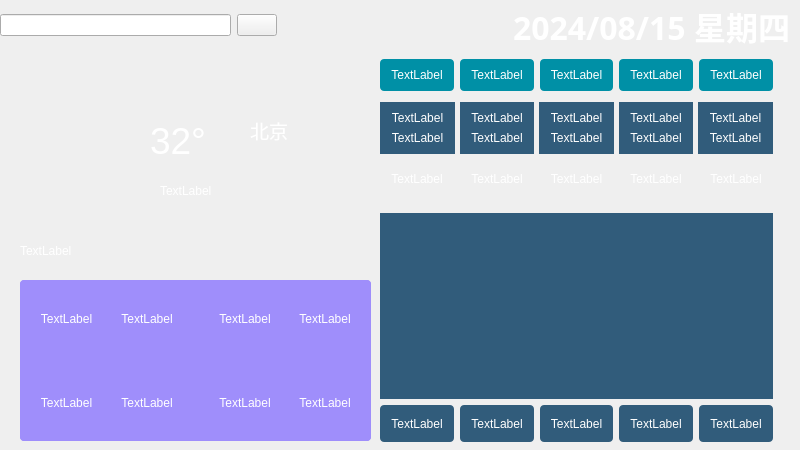
<?xml version="1.0" encoding="UTF-8"?>
<ui version="4.0">
 <class>Widget</class>
 <widget class="QWidget" name="Widget">
  <property name="geometry">
   <rect>
    <x>0</x>
    <y>0</y>
    <width>800</width>
    <height>450</height>
   </rect>
  </property>
  <property name="windowTitle">
   <string>Widget</string>
  </property>
  <property name="styleSheet">
   <string notr="true">#Widget{
border-image:url(:/new/prefix1/res/background.png);
}
QLabel{
	border-radius:4px;
	color:rgb(255,255,255);
}</string>
  </property>
  <widget class="QWidget" name="widget" native="true">
   <property name="geometry">
    <rect>
     <x>0</x>
     <y>0</y>
     <width>791</width>
     <height>51</height>
    </rect>
   </property>
   <property name="styleSheet">
    <string notr="true">border-image:1px solid transparent</string>
   </property>
   <layout class="QHBoxLayout" name="horizontalLayout">
    <item>
     <widget class="QLineEdit" name="cityname">
      <property name="toolTip">
       <string>城市</string>
      </property>
      <property name="styleSheet">
       <string notr="true">border-image:rgb(255, 255, 255)</string>
      </property>
      <property name="text">
       <string/>
      </property>
     </widget>
    </item>
    <item>
     <widget class="QPushButton" name="pushButton">
      <property name="styleSheet">
       <string notr="true">border-image:rgb(255, 255, 255)</string>
      </property>
      <property name="text">
       <string/>
      </property>
      <property name="icon">
       <iconset resource="res.qrc">
        <normaloff>:/new/prefix1/res/search.png</normaloff>:/new/prefix1/res/search.png</iconset>
      </property>
     </widget>
    </item>
    <item>
     <spacer name="horizontalSpacer">
      <property name="orientation">
       <enum>Qt::Horizontal</enum>
      </property>
      <property name="sizeHint" stdset="0">
       <size>
        <width>40</width>
        <height>20</height>
       </size>
      </property>
     </spacer>
    </item>
    <item>
     <widget class="QLabel" name="date">
      <property name="font">
       <font>
        <family>微软雅黑</family>
        <pointsize>24</pointsize>
        <italic>false</italic>
        <bold>true</bold>
       </font>
      </property>
      <property name="styleSheet">
       <string notr="true">border-image:1px solid transparent</string>
      </property>
      <property name="text">
       <string>2024/08/15 星期四</string>
      </property>
     </widget>
    </item>
   </layout>
  </widget>
  <widget class="QWidget" name="widget_2" native="true">
   <property name="geometry">
    <rect>
     <x>20</x>
     <y>280</y>
     <width>351</width>
     <height>161</height>
    </rect>
   </property>
   <property name="styleSheet">
    <string notr="true">background-color:rgb(159,142,251);
border-radius:4px;
</string>
   </property>
   <layout class="QGridLayout" name="gridLayout">
    <item row="0" column="1">
     <widget class="QWidget" name="widget_14" native="true">
      <layout class="QHBoxLayout" name="horizontalLayout_7">
       <item>
        <widget class="QLabel" name="pmc">
         <property name="text">
          <string>TextLabel</string>
         </property>
         <property name="alignment">
          <set>Qt::AlignCenter</set>
         </property>
        </widget>
       </item>
       <item>
        <widget class="QLabel" name="pm25">
         <property name="text">
          <string>TextLabel</string>
         </property>
         <property name="alignment">
          <set>Qt::AlignCenter</set>
         </property>
        </widget>
       </item>
      </layout>
     </widget>
    </item>
    <item row="1" column="1">
     <widget class="QWidget" name="widget_16" native="true">
      <layout class="QHBoxLayout" name="horizontalLayout_9">
       <item>
        <widget class="QLabel" name="kqc">
         <property name="text">
          <string>TextLabel</string>
         </property>
         <property name="alignment">
          <set>Qt::AlignCenter</set>
         </property>
        </widget>
       </item>
       <item>
        <widget class="QLabel" name="kqzl">
         <property name="text">
          <string>TextLabel</string>
         </property>
         <property name="alignment">
          <set>Qt::AlignCenter</set>
         </property>
        </widget>
       </item>
      </layout>
     </widget>
    </item>
    <item row="0" column="0">
     <widget class="QWidget" name="widget_17" native="true">
      <layout class="QHBoxLayout" name="horizontalLayout_10">
       <item>
        <widget class="QLabel" name="fsc">
         <property name="text">
          <string>TextLabel</string>
         </property>
         <property name="alignment">
          <set>Qt::AlignCenter</set>
         </property>
        </widget>
       </item>
       <item>
        <widget class="QLabel" name="fst">
         <property name="text">
          <string>TextLabel</string>
         </property>
         <property name="alignment">
          <set>Qt::AlignCenter</set>
         </property>
        </widget>
       </item>
      </layout>
     </widget>
    </item>
    <item row="1" column="0">
     <widget class="QWidget" name="widget_15" native="true">
      <layout class="QHBoxLayout" name="horizontalLayout_8">
       <item>
        <widget class="QLabel" name="sdc">
         <property name="text">
          <string>TextLabel</string>
         </property>
         <property name="alignment">
          <set>Qt::AlignCenter</set>
         </property>
        </widget>
       </item>
       <item>
        <widget class="QLabel" name="sdt">
         <property name="text">
          <string>TextLabel</string>
         </property>
         <property name="alignment">
          <set>Qt::AlignCenter</set>
         </property>
        </widget>
       </item>
      </layout>
     </widget>
    </item>
   </layout>
  </widget>
  <widget class="QLabel" name="tdc">
   <property name="geometry">
    <rect>
     <x>10</x>
     <y>90</y>
     <width>131</width>
     <height>121</height>
    </rect>
   </property>
   <property name="text">
    <string/>
   </property>
   <property name="pixmap">
    <pixmap resource="res.qrc">:/new/prefix1/res/type/BaoXue.png</pixmap>
   </property>
   <property name="scaledContents">
    <bool>true</bool>
   </property>
  </widget>
  <widget class="QLabel" name="ganmao">
   <property name="geometry">
    <rect>
     <x>20</x>
     <y>220</y>
     <width>351</width>
     <height>61</height>
    </rect>
   </property>
   <property name="text">
    <string>TextLabel</string>
   </property>
  </widget>
  <widget class="QLabel" name="temp">
   <property name="geometry">
    <rect>
     <x>150</x>
     <y>110</y>
     <width>81</width>
     <height>61</height>
    </rect>
   </property>
   <property name="font">
    <font>
     <pointsize>28</pointsize>
    </font>
   </property>
   <property name="text">
    <string>32°</string>
   </property>
  </widget>
  <widget class="QLabel" name="notice">
   <property name="geometry">
    <rect>
     <x>160</x>
     <y>170</y>
     <width>201</width>
     <height>41</height>
    </rect>
   </property>
   <property name="text">
    <string>TextLabel</string>
   </property>
  </widget>
  <widget class="QLabel" name="city">
   <property name="geometry">
    <rect>
     <x>250</x>
     <y>90</y>
     <width>81</width>
     <height>81</height>
    </rect>
   </property>
   <property name="font">
    <font>
     <pointsize>14</pointsize>
    </font>
   </property>
   <property name="text">
    <string>北京</string>
   </property>
  </widget>
  <widget class="QWidget" name="widget_12" native="true">
   <property name="geometry">
    <rect>
     <x>380</x>
     <y>50</y>
     <width>393</width>
     <height>401</height>
    </rect>
   </property>
   <layout class="QVBoxLayout" name="verticalLayout_6" stretch="1,1,1,4,1">
    <item>
     <widget class="QWidget" name="widget_3" native="true">
      <property name="styleSheet">
       <string notr="true">QLabel{
	background-color:rgb(0,144,166);
}</string>
      </property>
      <layout class="QHBoxLayout" name="horizontalLayout_2">
       <property name="leftMargin">
        <number>0</number>
       </property>
       <property name="rightMargin">
        <number>0</number>
       </property>
       <property name="bottomMargin">
        <number>5</number>
       </property>
       <item>
        <widget class="QLabel" name="d1">
         <property name="text">
          <string>TextLabel</string>
         </property>
         <property name="alignment">
          <set>Qt::AlignCenter</set>
         </property>
        </widget>
       </item>
       <item>
        <widget class="QLabel" name="d2">
         <property name="text">
          <string>TextLabel</string>
         </property>
         <property name="alignment">
          <set>Qt::AlignCenter</set>
         </property>
        </widget>
       </item>
       <item>
        <widget class="QLabel" name="d3">
         <property name="text">
          <string>TextLabel</string>
         </property>
         <property name="alignment">
          <set>Qt::AlignCenter</set>
         </property>
        </widget>
       </item>
       <item>
        <widget class="QLabel" name="d4">
         <property name="text">
          <string>TextLabel</string>
         </property>
         <property name="alignment">
          <set>Qt::AlignCenter</set>
         </property>
        </widget>
       </item>
       <item>
        <widget class="QLabel" name="d5">
         <property name="text">
          <string>TextLabel</string>
         </property>
         <property name="alignment">
          <set>Qt::AlignCenter</set>
         </property>
        </widget>
       </item>
      </layout>
     </widget>
    </item>
    <item>
     <widget class="QWidget" name="widget_4" native="true">
      <layout class="QHBoxLayout" name="horizontalLayout_3">
       <property name="spacing">
        <number>5</number>
       </property>
       <property name="leftMargin">
        <number>0</number>
       </property>
       <property name="topMargin">
        <number>0</number>
       </property>
       <property name="rightMargin">
        <number>0</number>
       </property>
       <property name="bottomMargin">
        <number>0</number>
       </property>
       <item>
        <widget class="QWidget" name="widget_7" native="true">
         <property name="styleSheet">
          <string notr="true">
	background-color:rgb(49,92,123);	
</string>
         </property>
         <layout class="QVBoxLayout" name="verticalLayout">
          <item>
           <widget class="QLabel" name="d1p">
            <property name="text">
             <string>TextLabel</string>
            </property>
            <property name="alignment">
             <set>Qt::AlignCenter</set>
            </property>
           </widget>
          </item>
          <item>
           <widget class="QLabel" name="d1pc">
            <property name="text">
             <string>TextLabel</string>
            </property>
            <property name="alignment">
             <set>Qt::AlignCenter</set>
            </property>
           </widget>
          </item>
         </layout>
        </widget>
       </item>
       <item>
        <widget class="QWidget" name="widget_8" native="true">
         <property name="styleSheet">
          <string notr="true">
	background-color:rgb(49,92,123);	
</string>
         </property>
         <layout class="QVBoxLayout" name="verticalLayout_2">
          <item>
           <widget class="QLabel" name="d2p">
            <property name="text">
             <string>TextLabel</string>
            </property>
            <property name="alignment">
             <set>Qt::AlignCenter</set>
            </property>
           </widget>
          </item>
          <item>
           <widget class="QLabel" name="d2pc">
            <property name="text">
             <string>TextLabel</string>
            </property>
            <property name="alignment">
             <set>Qt::AlignCenter</set>
            </property>
           </widget>
          </item>
         </layout>
        </widget>
       </item>
       <item>
        <widget class="QWidget" name="widget_9" native="true">
         <property name="styleSheet">
          <string notr="true">
	background-color:rgb(49,92,123);	
</string>
         </property>
         <layout class="QVBoxLayout" name="verticalLayout_3">
          <item>
           <widget class="QLabel" name="d3p">
            <property name="text">
             <string>TextLabel</string>
            </property>
            <property name="alignment">
             <set>Qt::AlignCenter</set>
            </property>
           </widget>
          </item>
          <item>
           <widget class="QLabel" name="d3pc">
            <property name="text">
             <string>TextLabel</string>
            </property>
            <property name="alignment">
             <set>Qt::AlignCenter</set>
            </property>
           </widget>
          </item>
         </layout>
        </widget>
       </item>
       <item>
        <widget class="QWidget" name="widget_10" native="true">
         <property name="styleSheet">
          <string notr="true">
	background-color:rgb(49,92,123);	
</string>
         </property>
         <layout class="QVBoxLayout" name="verticalLayout_4">
          <item>
           <widget class="QLabel" name="d4p">
            <property name="text">
             <string>TextLabel</string>
            </property>
            <property name="alignment">
             <set>Qt::AlignCenter</set>
            </property>
           </widget>
          </item>
          <item>
           <widget class="QLabel" name="d4pc">
            <property name="text">
             <string>TextLabel</string>
            </property>
            <property name="alignment">
             <set>Qt::AlignCenter</set>
            </property>
           </widget>
          </item>
         </layout>
        </widget>
       </item>
       <item>
        <widget class="QWidget" name="widget_11" native="true">
         <property name="styleSheet">
          <string notr="true">
	background-color:rgb(49,92,123);	
</string>
         </property>
         <layout class="QVBoxLayout" name="verticalLayout_5">
          <item>
           <widget class="QLabel" name="d5p">
            <property name="text">
             <string>TextLabel</string>
            </property>
            <property name="alignment">
             <set>Qt::AlignCenter</set>
            </property>
           </widget>
          </item>
          <item>
           <widget class="QLabel" name="d5pc">
            <property name="text">
             <string>TextLabel</string>
            </property>
            <property name="alignment">
             <set>Qt::AlignCenter</set>
            </property>
           </widget>
          </item>
         </layout>
        </widget>
       </item>
      </layout>
     </widget>
    </item>
    <item>
     <widget class="QWidget" name="cc" native="true">
      <layout class="QHBoxLayout" name="horizontalLayout_4" stretch="0,0,0,0,0">
       <property name="leftMargin">
        <number>0</number>
       </property>
       <property name="topMargin">
        <number>0</number>
       </property>
       <property name="rightMargin">
        <number>0</number>
       </property>
       <item>
        <widget class="QLabel" name="d1c">
         <property name="text">
          <string>TextLabel</string>
         </property>
         <property name="alignment">
          <set>Qt::AlignCenter</set>
         </property>
        </widget>
       </item>
       <item>
        <widget class="QLabel" name="d2c">
         <property name="text">
          <string>TextLabel</string>
         </property>
         <property name="alignment">
          <set>Qt::AlignCenter</set>
         </property>
        </widget>
       </item>
       <item>
        <widget class="QLabel" name="d3c">
         <property name="text">
          <string>TextLabel</string>
         </property>
         <property name="alignment">
          <set>Qt::AlignCenter</set>
         </property>
        </widget>
       </item>
       <item>
        <widget class="QLabel" name="d4c">
         <property name="text">
          <string>TextLabel</string>
         </property>
         <property name="alignment">
          <set>Qt::AlignCenter</set>
         </property>
        </widget>
       </item>
       <item>
        <widget class="QLabel" name="d5c">
         <property name="text">
          <string>TextLabel</string>
         </property>
         <property name="alignment">
          <set>Qt::AlignCenter</set>
         </property>
        </widget>
       </item>
      </layout>
     </widget>
    </item>
    <item>
     <widget class="QWidget" name="widget_6" native="true">
      <property name="styleSheet">
       <string notr="true">
	background-color:rgb(49,92,123);	
</string>
      </property>
      <layout class="QVBoxLayout" name="verticalLayout_7">
       <item>
        <widget class="QLabel" name="lblHighCurve">
         <property name="text">
          <string/>
         </property>
        </widget>
       </item>
       <item>
        <widget class="QLabel" name="lblLowCurve">
         <property name="text">
          <string/>
         </property>
        </widget>
       </item>
      </layout>
     </widget>
    </item>
    <item>
     <widget class="QWidget" name="widget_5" native="true">
      <property name="styleSheet">
       <string notr="true">QLabel{
	background-color:rgb(49,92,123);	
}</string>
      </property>
      <layout class="QHBoxLayout" name="horizontalLayout_5">
       <property name="leftMargin">
        <number>0</number>
       </property>
       <property name="topMargin">
        <number>0</number>
       </property>
       <property name="rightMargin">
        <number>0</number>
       </property>
       <item>
        <widget class="QLabel" name="d1f">
         <property name="text">
          <string>TextLabel</string>
         </property>
         <property name="alignment">
          <set>Qt::AlignCenter</set>
         </property>
        </widget>
       </item>
       <item>
        <widget class="QLabel" name="d2f">
         <property name="text">
          <string>TextLabel</string>
         </property>
         <property name="alignment">
          <set>Qt::AlignCenter</set>
         </property>
        </widget>
       </item>
       <item>
        <widget class="QLabel" name="d3f">
         <property name="text">
          <string>TextLabel</string>
         </property>
         <property name="alignment">
          <set>Qt::AlignCenter</set>
         </property>
        </widget>
       </item>
       <item>
        <widget class="QLabel" name="d4f">
         <property name="text">
          <string>TextLabel</string>
         </property>
         <property name="alignment">
          <set>Qt::AlignCenter</set>
         </property>
        </widget>
       </item>
       <item>
        <widget class="QLabel" name="d5f">
         <property name="text">
          <string>TextLabel</string>
         </property>
         <property name="alignment">
          <set>Qt::AlignCenter</set>
         </property>
        </widget>
       </item>
      </layout>
     </widget>
    </item>
   </layout>
  </widget>
 </widget>
 <resources>
  <include location="res.qrc"/>
 </resources>
 <connections/>
</ui>
